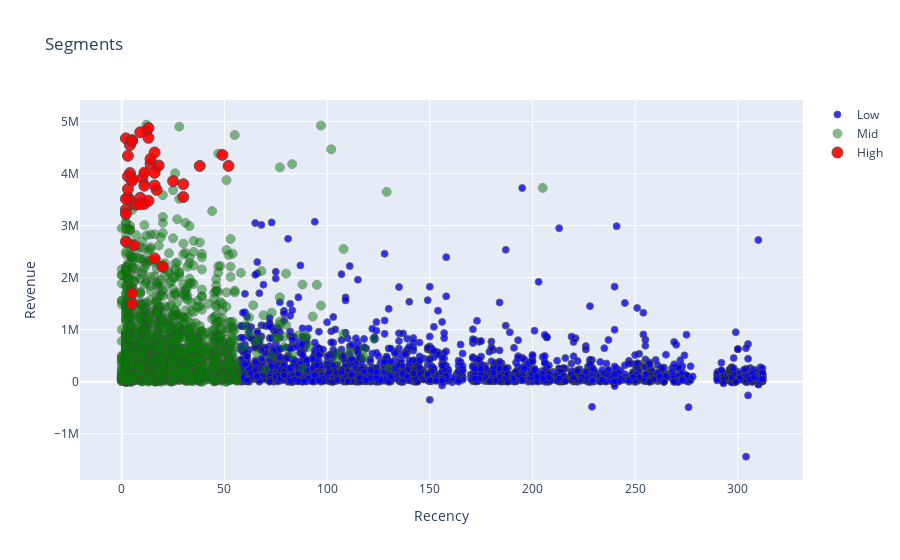

The code cell stored with this chart in its notebook:
### Code cell
invoice_graph = invoice_user.query("Revenue < 5000000 and Frequency < 3000")

plot_data = [
    go.Scatter(
        x=invoice_graph.query("Segment == 'Low-Value'")['Recency'],
        y=invoice_graph.query("Segment == 'Low-Value'")['Revenue'],
        mode='markers',
        name='Infrequent Shoppers',
        marker= dict(size= 7,
            line= dict(width=1),
            color= 'blue',
            opacity= 0.8
           )
    ),
        go.Scatter(
        x=invoice_graph.query("Segment == 'Mid-Value'")['Recency'],
        y=invoice_graph.query("Segment == 'Mid-Value'")['Revenue'],
        mode='markers',
        name='Value-Conscious Shoppers',
        marker= dict(size= 9,
            line= dict(width=1),
            color= 'green',
            opacity= 0.5
           )
    ),
        go.Scatter(
        x=invoice_graph.query("Segment == 'High-Value'")['Recency'],
        y=invoice_graph.query("Segment == 'High-Value'")['Revenue'],
        mode='markers',
        name='High',
        marker= dict(size= 11,
            line= dict(width=1),
            color= 'red',
            opacity= 0.9
           )
    ),
]

plot_layout = go.Layout(
        yaxis= {'title': "Revenue"},
        xaxis= {'title': "Recency"},
        title='Segments'
    )
fig = go.Figure(data=plot_data, layout=plot_layout)
pyoff.iplot(fig)

### Figure 1 — Plotly figure (JSON) as saved in the notebook; plotly's stock layout.template omitted (floating-point values rounded to 4 significant figures; data arrays with more than 128 entries replaced by an {"elided": "..."} marker saying what was removed)
{"data": [{"marker": {"color": "blue", "line": {"width": 1}, "opacity": 0.8, "size": 7}, "mode": "markers", "name": "Low", "type": "scatter", "x": {"elided": "1849 int values"}, "y": {"elided": "1849 float values"}}, {"marker": {"color": "green", "line": {"width": 1}, "opacity": 0.5, "size": 9}, "mode": "markers", "name": "Mid", "type": "scatter", "x": {"elided": "1792 int values"}, "y": {"elided": "1792 float values"}}, {"marker": {"color": "red", "line": {"width": 1}, "opacity": 0.9, "size": 11}, "mode": "markers", "name": "High", "type": "scatter", "x": [5, 6, 20, 2, 5, 16, 3, 30, 4, 4, 12, 10, 3, 5, 11, 52, 9, 13, 49, 5, 13, 30, 11, 11, 18, 25, 7, 17, 2, 38, 14, 13, 9, 9, 3, 4, 14, 2, 16, 16, 3, 2, 5, 5, 16, 2], "y": [1498000.0, 2623000.0, 2210000.0, 2691000.0, 1701000.0, 2370000.0, 3540000.0, 3795000.0, 4009000.0, 3495000.0, 4822000.0, 3907000.0, 3701000.0, 3904000.0, 3417000.0, 4148000.0, 3536000.0, 4876000.0, 4359000.0, 4642065, 4688000.0, 3549000.0, 3767000.0, 4016000.0, 4155000.0, 3855000.0, 3403000.0, 3686000.0, 4676000.0, 4146000.0, 4189000.0, 3478000.0, 3409000.0, 4794000.0, 3945000.0, 4548000.0, 4279000.0, 3308000.0, 4015000.0, 3772000.0, 4341000.0, 3513786, 3862000.0, 4627862, 4406000.0, 3228000.0]}], "layout": {"title": {"text": "Segments"}, "xaxis": {"title": {"text": "Recency"}}, "yaxis": {"title": {"text": "Revenue"}}}}
